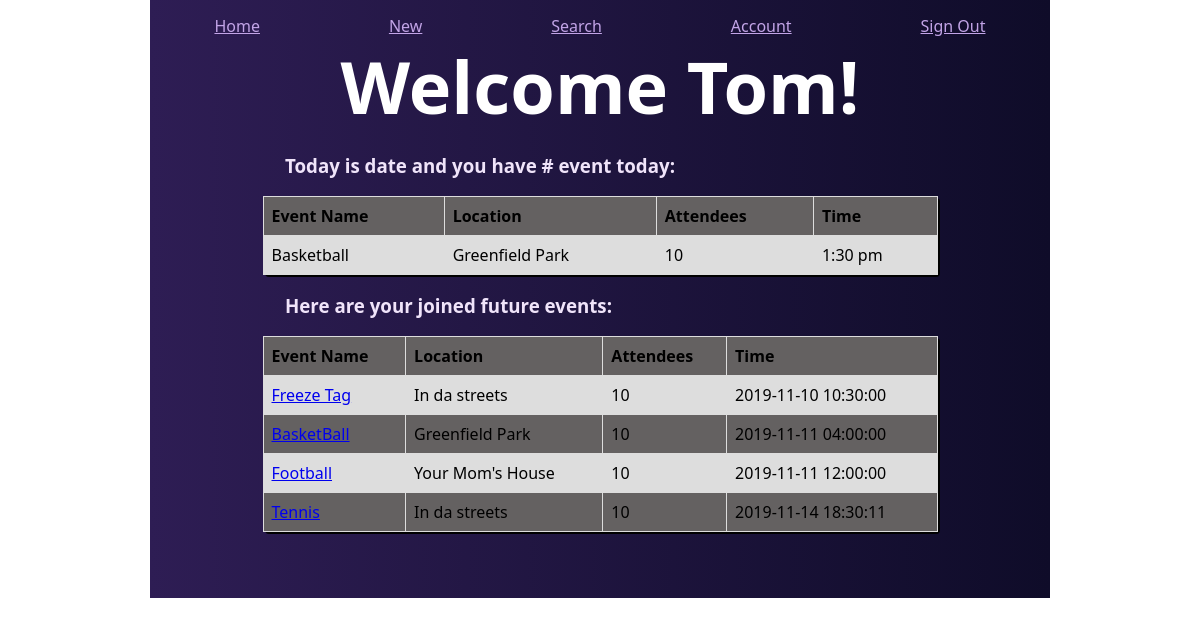
Page /dashboard (signed in) on the committed database.
### models.py (models this page shows, shortened)
class User(db.Model):
    id = db.Column(db.Integer, primary_key=True)
    first_name = db.Column(db.String(55))
    last_name = db.Column(db.String(55))
    email = db.Column(db.String(55))
    password = db.Column(db.Text(55))
    events_user_attends = db.relationship("Event", secondary=users_and_events, lazy="dynamic")
    created_at = db.Column(db.DateTime, server_default=func.now())
    updated_at = db.Column(db.DateTime, server_default=func.now(), onupdate=func.now())

class Event(db.Model):
    id = db.Column(db.Integer, primary_key=True)
    event_name = db.Column(db.String(55))
    time = db.Column(db.DateTime)
    location = db.Column(db.String(100))
    event_details = db.Column(db.String(250))
    users_attending_event = db.relationship("User", secondary=users_and_events)
    created_at = db.Column(db.DateTime, server_default=func.now())
    updated_at = db.Column(db.DateTime, server_default=func.now(), onupdate=func.now())

### controller_functions.py (the view)
def dashboard():
    if "user_id" not in session:
        return redirect ("/")
    else:
        logged_in = User.query.get(session["user_id"])
        events = logged_in.events_user_attends.order_by(Event.time).all()
        return render_template("dashboard.html", user=logged_in, users_events = events)

### templates/dashboard.html (shortened to what this page needs)
<!DOCTYPE html>
<html lang="en">
<head>
    <link rel="stylesheet" type="text/css" href="../static/css/style.css">
</head>
<body>
    <div class="standard_head">
        <a href="/dashboard">Home</a>
        <a href="">New</a>
        <a href="/search">Search</a>
        <a href="/user_info">Account</a>
        <a href="/logout">Sign Out</a>
    </div>
    <div class="content_container">
        <p id="welcome">Welcome {{user.first_name}}!</p>
        <div class="events">
            <h3>Today is date and you have # event today:</h3>
            <table class="event_details">
                <tr>
                    <th>Event Name</th>
                    <th>Location</th>
                    <th>Attendees</th>
                    <th>Time</th>
                </tr>
                <tr>
                    <td>Basketball</td>
                    <td>Greenfield Park</td>
                    <td>10</td>
                    <td>1:30 pm</td>
                </tr>
            </table>
        </div>
        <div class="events">
            <h3>Here are your joined future events:</h3>
            <table class="event_details">
                <tr>
                    <th>Event Name</th>
                    <th>Location</th>
                    <th>Attendees</th>
                    <th>Time</th>
                </tr>
                {% for event in users_events %}
                    <tr>
                        <td><a href="/event_details/{{event.id}}">{{event.event_name}}</a></td>
                        <td>{{event.location}}</td>
                        <td>10</td>
                        <td>{{event.time}}</td>
                    </tr>
                {% endfor %}
            </table>
        </div>
    </div>
</body>
</html>

### static/css/style.css (style rules this page uses)
* { margin: 0px auto; font-family: 'Segoe UI', Tahoma, Geneva, Verdana, sans-serif; box-sizing: border-box; }
.standard_head { display: flex; justify-content: space-evenly; background-image: linear-gradient(-90deg, #0f0c29, #2e1d54); width: 75%; height: 15; }
.standard_head a { color: #c2a4e7; margin-top: 15px; }
.event_details { width: 75%; border-collapse: collapse; border-radius: 4px; box-shadow: 2px 2px black; }
.event_details td, th { border: 1px solid #dddddd; text-align: left; padding: 8px; }
.event_details tr:nth-child(even) { background-color: #dddddd; }
.event_details tr:nth-child(odd) { background-color: rgb(100, 97, 97); }
.content_container { width: 75%; background-image: linear-gradient(-90deg, #0f0c29, #2e1d54); padding-bottom: 4%; }
#welcome { color: white; text-align: center; font-size: 72px; font-weight: bolder; }
.events { margin: 2% 0%; }
.events h3 { margin-left: 15%; margin-bottom: 2%; color: #f0e4fa; }

### rows in the picture
User: first_name "Tom"
Event: event_name "Freeze Tag", location "In da streets", time "2019-11-10 10:30:00"
Event: event_name "BasketBall", location "Greenfield Park", time "2019-11-11 04:00:00"
Event: event_name "Football", location "Your Mom's House", time "2019-11-11 12:00:00"
Event: event_name "Tennis", location "In da streets", time "2019-11-14 18:30:11"
